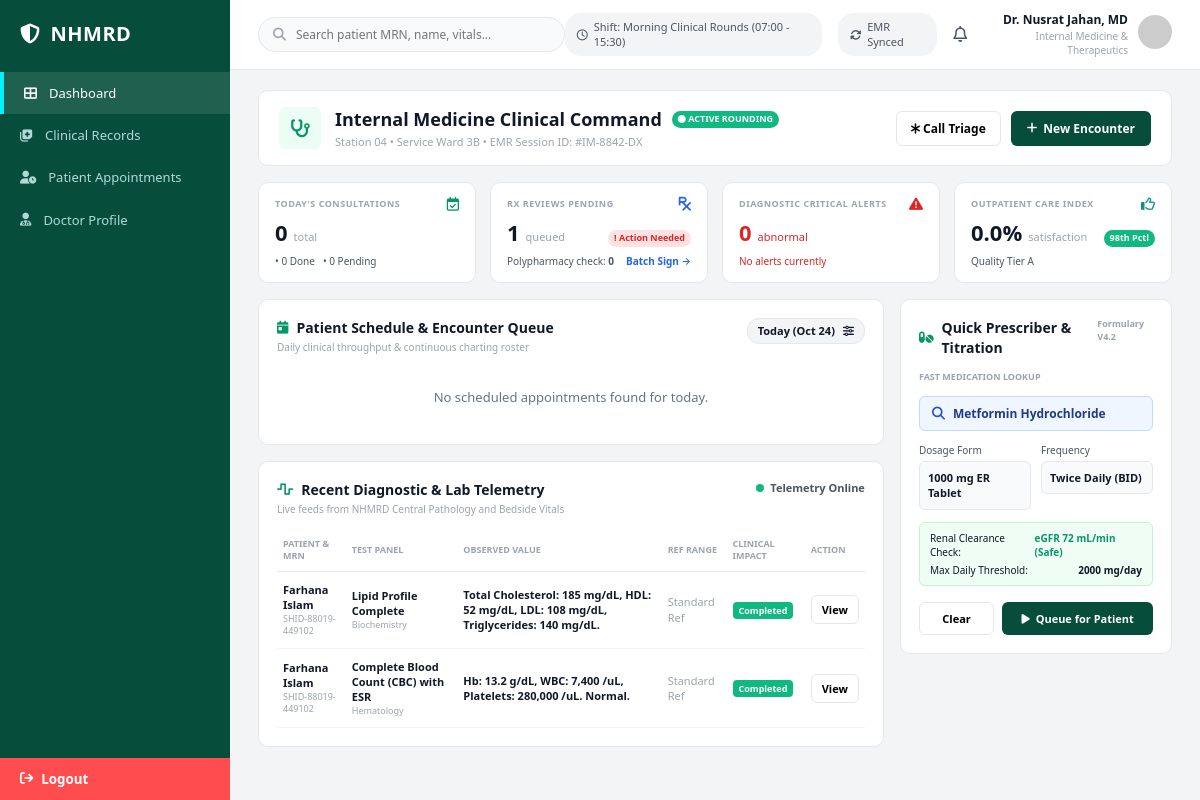
The page /public_html/pages/doctor-panel/dashboard.php on the database its author committed.
### tables this page shows
CREATE TABLE lab_test_results (
  result_id       BIGINT AUTO_INCREMENT PRIMARY KEY,
  order_item_id   BIGINT NOT NULL,
  result_file_url VARCHAR(500),
  result_date     DATE,
  remarks         TEXT,
  CONSTRAINT fk_labresult_item FOREIGN KEY (order_item_id) REFERENCES lab_test_order_items(id) ON DELETE CASCADE
);

CREATE TABLE patients (
  patient_id                BIGINT AUTO_INCREMENT PRIMARY KEY,
  user_id                   BIGINT NULL UNIQUE,                
  full_name                 VARCHAR(150) NOT NULL,
  nid                       VARCHAR(30)  UNIQUE,               
  crvs_token                VARCHAR(50)  UNIQUE,               
  dob                       DATE NOT NULL,
  gender                    ENUM('male','female','intersex_other') NOT NULL,
  blood_group               ENUM('A+','A-','B+','B-','AB+','AB-','O+','O-') NULL,
  health_card_no            VARCHAR(50) UNIQUE,                
  birth_hospital_id         BIGINT NULL,
  registering_hospital_id   BIGINT NULL,                       
  phone                     VARCHAR(30),
  alt_phone                 VARCHAR(30),
  email                     VARCHAR(150),
  address                   VARCHAR(500),
  province                  VARCHAR(150),
  postal_code               VARCHAR(20),
  emergency_contact_name    VARCHAR(150),
  emergency_contact_relation VARCHAR(100),
  emergency_contact_phone   VARCHAR(30),
  height_cm                 DECIMAL(5,1),
  weight_kg                 DECIMAL(5,1),
  blood_pressure            VARCHAR(20),                       
  bmi                       DECIMAL(4,1),
  vitals_last_synced_at     DATETIME NULL,
  nid_verification_status   ENUM('unverified','biometric_verified','crvs_certified') DEFAULT 'unverified',
  smart_health_id_issued    TINYINT(1) DEFAULT 0,
  status                    ENUM('active','inactive','deceased') DEFAULT 'active',
  registered_by_executive_id BIGINT NULL,
  created_at                DATETIME NOT NULL DEFAULT CURRENT_TIMESTAMP,
  updated_at                DATETIME NOT NULL DEFAULT CURRENT_TIMESTAMP ON UPDATE CURRENT_TIMESTAMP,
  CONSTRAINT fk_patient_user FOREIGN KEY (user_id) REFERENCES users(user_id) ON DELETE SET NULL,
  CONSTRAINT fk_patient_birth_hosp FOREIGN KEY (birth_hospital_id) REFERENCES hospitals(hospital_id),
  CONSTRAINT fk_patient_reg_hosp FOREIGN KEY (registering_hospital_id) REFERENCES hospitals(hospital_id),
  CONSTRAINT fk_patient_executive FOREIGN KEY (registered_by_executive_id) REFERENCES medical_executives(executive_id),
  KEY idx_patient_blood (blood_group),
  KEY idx_patient_status (status)
);

CREATE TABLE lab_test_catalog (
  test_id       INT AUTO_INCREMENT PRIMARY KEY,
  test_name     VARCHAR(255) NOT NULL,
  category      ENUM('biochemistry','hematology','radiology','serology','other') DEFAULT 'other',
  price         DECIMAL(10,2) NOT NULL DEFAULT 0,
  test_code     VARCHAR(100)
);

CREATE TABLE lab_test_orders (
  order_id             BIGINT AUTO_INCREMENT PRIMARY KEY,
  patient_id           BIGINT NOT NULL,
  doctor_id            BIGINT NULL,                           
  prescription_id      BIGINT NULL,
  hospital_id          BIGINT NULL,
  collection_fee       DECIMAL(10,2) DEFAULT 200.00,
  total_amount         DECIMAL(10,2) NOT NULL DEFAULT 0,
  uploaded_prescription_file VARCHAR(500),
  status               ENUM('requested','sample_collected','processing','completed','cancelled') DEFAULT 'requested',
  ordered_at           DATETIME NOT NULL DEFAULT CURRENT_TIMESTAMP,
  CONSTRAINT fk_labord_patient FOREIGN KEY (patient_id) REFERENCES patients(patient_id) ON DELETE CASCADE,
  CONSTRAINT fk_labord_doctor FOREIGN KEY (doctor_id) REFERENCES doctors(doctor_id),
  CONSTRAINT fk_labord_prescription FOREIGN KEY (prescription_id) REFERENCES prescriptions(prescription_id),
  CONSTRAINT fk_labord_hospital FOREIGN KEY (hospital_id) REFERENCES hospitals(hospital_id)
);

### public_html/pages/doctor-panel/dashboard.php (the view, shortened to what the rows shown need)
<?php
require_once __DIR__ . '/../../api/db.php';
$doctor_id = 1;
$stmt_telemetry = $pdo->prepare("
    SELECT
        p.full_name AS patient_name,
        p.health_card_no AS mrn,
        c.test_name AS test_title,
        c.category AS test_panel,
        r.remarks AS observed_value,
        o.status AS clinical_impact
    FROM lab_test_results r
    JOIN lab_test_order_items i ON r.order_item_id = i.id
    JOIN lab_test_catalog c ON i.test_id = c.test_id
    JOIN lab_test_orders o ON i.order_id = o.order_id
    JOIN patients p ON o.patient_id = p.patient_id
    WHERE o.doctor_id = :doctor_id
    ORDER BY r.result_date DESC, r.result_id DESC
    LIMIT 10
");
$stmt_telemetry->execute(['doctor_id' => $doctor_id]);
$lab_telemetry = $stmt_telemetry->fetchAll();
?>
<!DOCTYPE html>
<html lang="en">
<head>
  <link rel="stylesheet" href="../../assets/css/doctor-panel/dashboard.css">
  <link rel="stylesheet" href="../../assets/css/default-structure.css">
  <link rel="stylesheet" href="../../assets/css/doctor-panel/features/doctor-header.css">
  <link rel="stylesheet" href="https://cdnjs.cloudflare.com/ajax/libs/font-awesome/6.4.0/css/all.min.css">
</head>
<body>
  <div class="app-container">
    <div class="main-wrapper">
      <main class="content-body">
        <div class="command-banner">
          <div class="banner-title-area">
            <div>
              <div class="banner-title-row">
                <h2>Internal Medicine Clinical Command</h2>
              </div>
            </div>
          </div>
        </div>
        <div class="dashboard-split">
          <div class="left-column">
            <div class="card">
              <table class="telemetry-table">
                <thead>
                  <tr>
                    <th>PATIENT & MRN</th>
                    <th>TEST PANEL</th>
                    <th>OBSERVED VALUE</th>
                    <th>REF RANGE</th>
                    <th>CLINICAL IMPACT</th>
                    <th class="text-right">ACTION</th>
                  </tr>
                </thead>
                <tbody>
                  <?php foreach($lab_telemetry as $telemetry): ?>
                  <tr>
                    <td>
                      <div class="p-name"><?php echo htmlspecialchars($telemetry['patient_name']); ?></div>
                      <div class="p-mrn"><?php echo htmlspecialchars($telemetry['mrn'] ?? 'N/A'); ?></div>
                    </td>
                    <td>
                      <div class="t-title"><?php echo htmlspecialchars($telemetry['test_title']); ?></div>
                      <div class="t-sub"><?php echo htmlspecialchars(ucfirst($telemetry['test_panel'])); ?></div>
                    </td>
                    <?php
                      $is_high = strpos(strtolower($telemetry['observed_value']), 'high') !== false || strpos(strtolower($telemetry['clinical_impact']), 'critical') !== false;
                    ?>
                    <td><span class="val-bold <?php echo $is_high ? 'text-red' : ''; ?>"><?php echo htmlspecialchars($telemetry['observed_value']); ?></span></td>
                    <td class="text-muted">Standard Ref</td>
                    <td><span class="table-tag <?php echo $is_high ? 'tag-red-fill' : 'tag-green-fill'; ?>"><?php echo htmlspecialchars(ucfirst($telemetry['clinical_impact'])); ?></span></td>
                    <td class="text-right">
                      <?php if($is_high): ?>
                      <button class="btn-table-danger" id="btn-page-cardiology" onclick="pageCardiology(this)">Page Specialist</button>
                      <?php else: ?>
                      <button class="btn-outline-sm" style="font-size: 11px;">View</button>
                      <?php endif; ?>
                    </td>
                  </tr>
                  <?php endforeach; ?>
                </tbody>
              </table>
            </div>
          </div>
        </div>
      </main>
    </div>
  </div>
</body>
</html>

### rows shown on the page
lab_test_results: patients.full_name "Farhana Islam", patients.health_card_no "SHID-88019-449102", lab_test_catalog.test_name "Lipid Profile Complete", lab_test_catalog.category "Biochemistry", remarks "Total Cholesterol: 185 mg/dL, HDL: 52 mg/dL, LDL: 108 mg/dL, Triglycerides: 140 mg/dL.", lab_test_orders.status "Completed", shows "View"
lab_test_results: patients.full_name "Farhana Islam", patients.health_card_no "SHID-88019-449102", lab_test_catalog.test_name "Complete Blood Count (CBC) with ESR", lab_test_catalog.category "Hematology", remarks "Hb: 13.2 g/dL, WBC: 7,400 /uL, Platelets: 280,000 /uL. Normal.", lab_test_orders.status "Completed", shows "View"

### other values the page prints
$consultations['total_consultations'] "0"
$consultations['done_consultations'] "0"
$consultations['pending_consultations'] "0"
$rx_reviews['queued_reviews'] "1"
$rx_reviews['polypharmacy_check'] "0"
$critical_alerts['abnormal_alerts'] "0"
$critical_alerts['sub_text_tests'] "No alerts currently"
$care_index['care_index_percentage'] "0.0"
$care_index['quality_tier'] "Quality Tier A"
